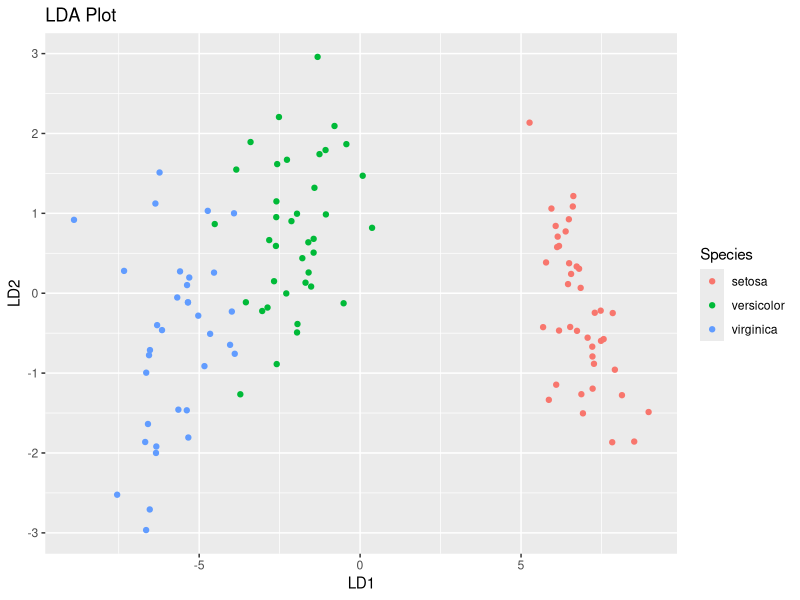

Here is the R script that generated this plot:
## ---- chunk 1

library(MASS)
library(ggplot2)

attach(iris)
str(iris)
## ---- chunk 2
# Escalamos variables

iris[1:4] <- scale(iris[1:4])

# Crear conjuntos de entrenamiento y prueba

set.seed(1234)

sample <- sample(c(TRUE, FALSE), nrow(iris), replace = TRUE, prob = c(0.7, 0.3))

train <- iris[sample, ]

test <- iris[!sample, ]

(model <- lda(Species ~ ., data = train))

(predicted <- predict(model, test))

## ---- chunk 3
lda.plot <- cbind(train, predict(model)$x)

#create plot

ggplot(lda.plot, aes(LD1, LD2, color = Species)) + geom_point() + ggtitle("LDA Plot")
